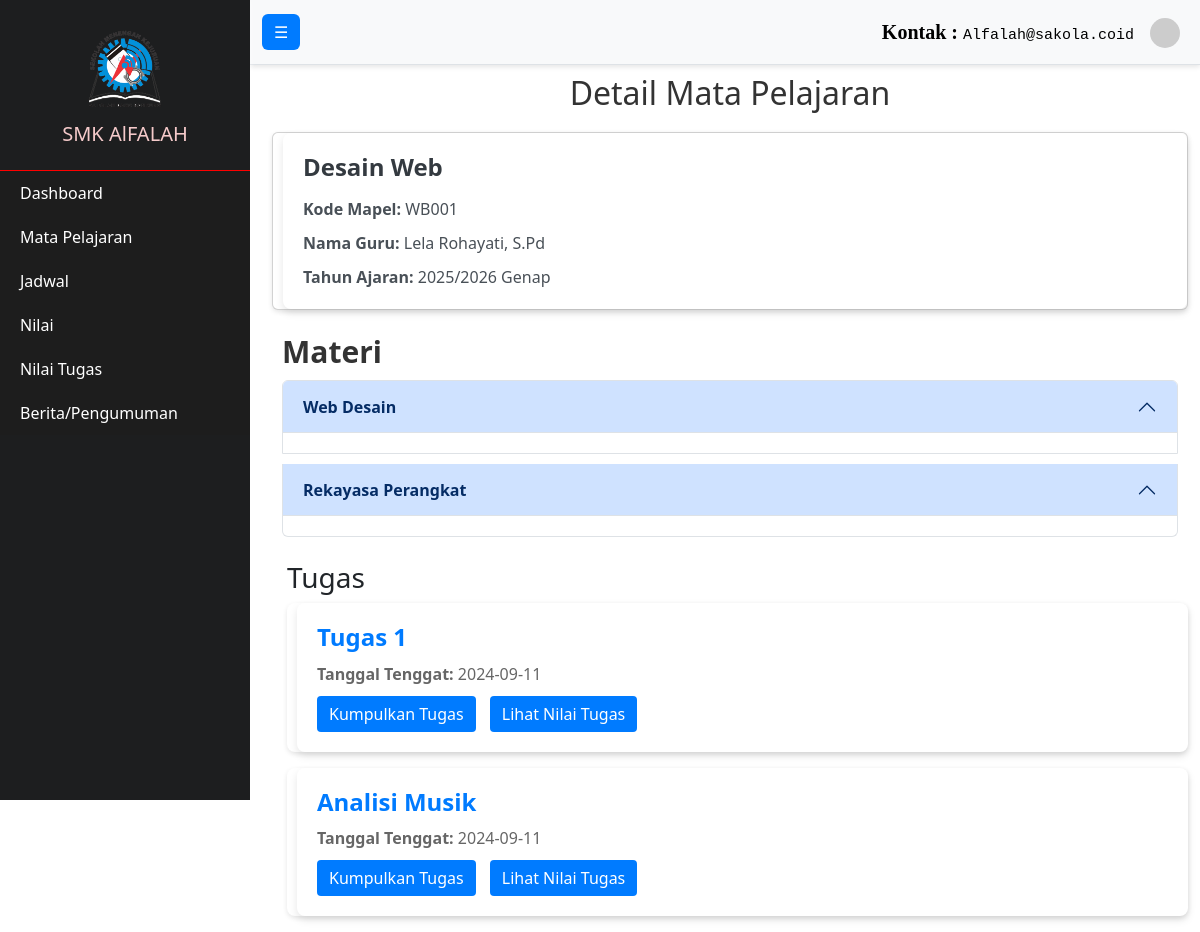
Before: /Siswa/detail_mapel.php?kode_mapel=WB001 (signed in) with the older database file.
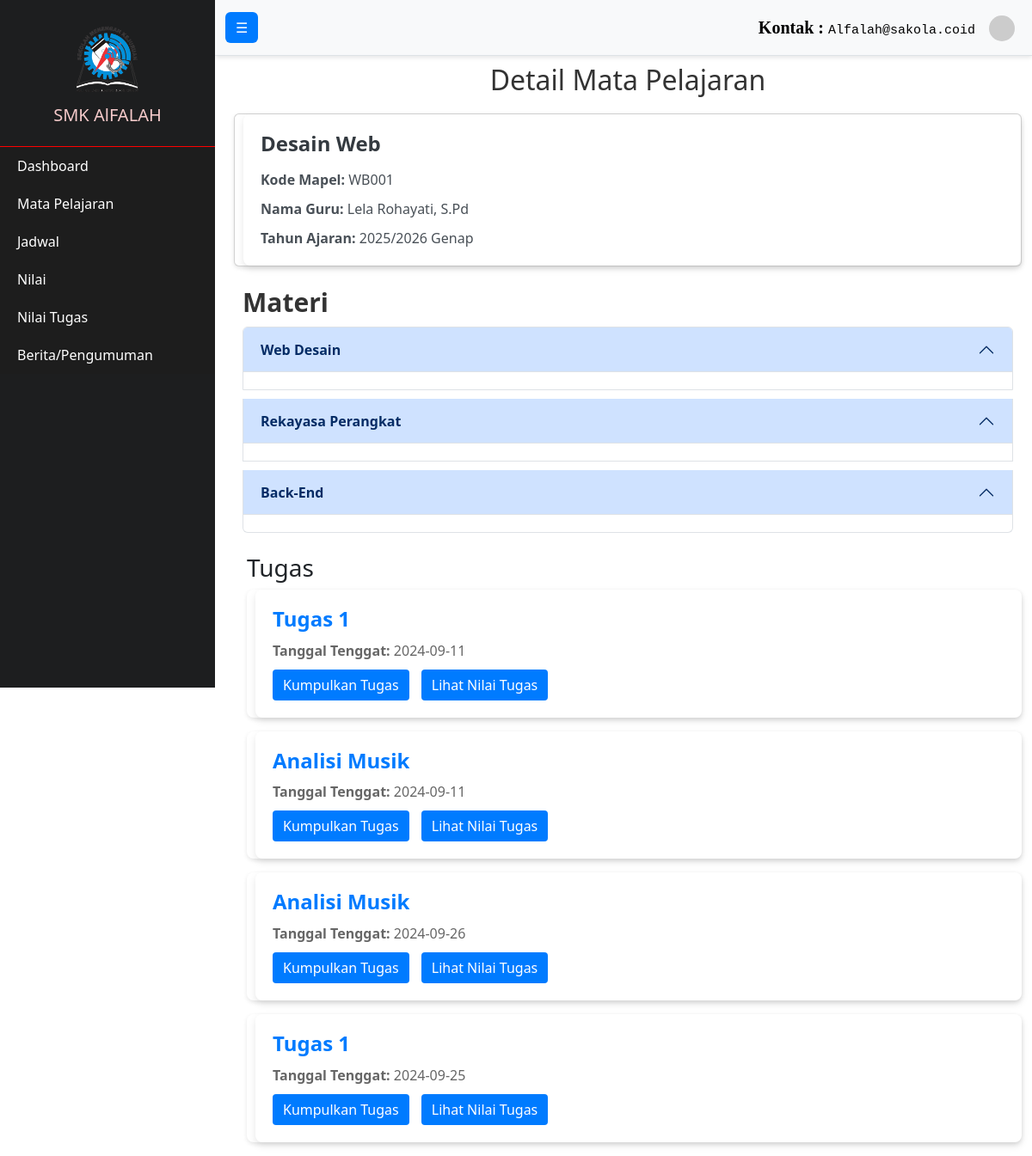
After: the same page with the newer database file.
### tables this page shows
CREATE TABLE `topik` (
  `topik_id` int(11) NOT NULL,
  `nama_topik` varchar(255) NOT NULL,
  `kode_mapel` varchar(50) DEFAULT NULL,
  `id_kelas` int(11) DEFAULT NULL
);

CREATE TABLE `tugas` (
  `id_tugas` int(11) NOT NULL,
  `judul` varchar(255) NOT NULL,
  `keterangan` text DEFAULT NULL,
  `opsi_tugas` varchar(100) DEFAULT NULL,
  `tanggal_tenggat` date DEFAULT NULL,
  `topik_id` int(11) DEFAULT NULL,
  `id_kelas` int(11) DEFAULT NULL,
  `kode_mapel` varchar(50) DEFAULT NULL
);

### Siswa/detail_mapel.php (the view, shortened to what this page needs)
<!DOCTYPE html>
<html lang="en">
<head>
    <link href="https://cdn.jsdelivr.net/npm/bootstrap@5.3.0/dist/css/bootstrap.min.css" rel="stylesheet">
    <link rel="stylesheet" href="../css/detailSiswa.css">
</head>
<body>
<?php
include '../navbar/navSiswa.php';
include '../db.php';
$kode_mapel = $_GET['kode_mapel'];
$nis_siswa = $_SESSION['nis_siswa'];
$query_kelas = "
    SELECT siswa.nis, siswa.id_kelas, kelas.id_kelas, tahun_ajaran.id_tahun_ajaran, tahun_ajaran.tahun_ajaran
    FROM siswa
    JOIN kelas ON siswa.id_kelas = kelas.id_kelas
    JOIN tahun_ajaran ON tahun_ajaran.id_tahun_ajaran = kelas.id_tahun_ajaran
    WHERE nis = '$nis_siswa'
";
$result_kelas = mysqli_query($conn, $query_kelas);
$row_kelas = mysqli_fetch_assoc($result_kelas);
$id_kelas = $row_kelas['id_kelas'];
$query_mapel = "
    SELECT mp.kode_mapel, mp.nama_mapel,
           (SELECT nip FROM jadwal WHERE kode_mapel = mp.kode_mapel AND id_kelas = '$id_kelas' LIMIT 1) AS nip_guru
    FROM mata_pelajaran mp
    WHERE mp.kode_mapel = '$kode_mapel'
    LIMIT 1
";
$result_mapel = mysqli_query($conn, $query_mapel);
$row_mapel = mysqli_fetch_assoc($result_mapel);
$nip_guru = $row_mapel['nip_guru'];
$query_guru = "
    SELECT nama_guru
    FROM guru
    WHERE nip = '$nip_guru'
";
$result_guru = mysqli_query($conn, $query_guru);
$row_guru = mysqli_fetch_assoc($result_guru);
$query_topik = "
    SELECT t.topik_id, t.nama_topik
    FROM topik t
    WHERE t.kode_mapel = '$kode_mapel' AND t.id_kelas = $id_kelas
    ORDER BY t.topik_id
";
$result_topik = mysqli_query($conn, $query_topik);
$query_tugas = "
    SELECT t.id_tugas, t.judul, t.keterangan, t.tanggal_tenggat, t.opsi_tugas, t.topik_id
    FROM tugas t
    WHERE t.kode_mapel = '$kode_mapel' AND t.id_kelas = $id_kelas
";
$result_tugas = mysqli_query($conn, $query_tugas);
?>
<div id="mainContent" class="container mt-4">
    <h2>Detail Mata Pelajaran</h2>
    <div class="card mb-4">
        <div class="card-body">
            <h5 class="card-title"><?php echo htmlspecialchars($row_mapel['nama_mapel']); ?></h5>
            <p class="card-text"><strong>Kode Mapel:</strong> <?php echo htmlspecialchars($row_mapel['kode_mapel']); ?></p>
            <p class="card-text"><strong>Nama Guru:</strong> <?php echo htmlspecialchars($row_guru['nama_guru']); ?></p>
            <p class="card-text"><strong>Tahun Ajaran:</strong> <?php echo htmlspecialchars($row_kelas['tahun_ajaran']); ?></p>
        </div>
    </div>
    <div class="accordion" id="accordionExample">
        <h3>Materi</h3>
        <?php
        while ($row_topik = mysqli_fetch_assoc($result_topik)) {
            $topik_id = $row_topik['topik_id'];
            ?>
            <div class="accordion-item">
                <h2 class="accordion-header" id="heading<?php echo $topik_id; ?>">
                    <button class="accordion-button" type="button" data-bs-toggle="collapse" data-bs-target="#collapse<?php echo $topik_id; ?>" aria-expanded="true" aria-controls="collapse<?php echo $topik_id; ?>">
                        <?php echo htmlspecialchars($row_topik['nama_topik']); ?>
                    </button>
                </h2>
            </div>
            <?php
        }
        ?>
    </div>
    <section class="tugas mt-4">
        <h3>Tugas</h3>
        <?php if ($result_tugas && mysqli_num_rows($result_tugas) > 0): ?>
            <?php while ($row_tugas = mysqli_fetch_assoc($result_tugas)): ?>
                <div class="card mb-3">
                    <div class="card-body">
                        <h5 class="card-title"><?php echo htmlspecialchars($row_tugas['judul']); ?></h5>
                        <p class="card-text"><strong>Tanggal Tenggat:</strong> <?php echo htmlspecialchars($row_tugas['tanggal_tenggat']); ?></p>
                        <?php if ($row_tugas['opsi_tugas'] == 'teks'): ?>
                            <button type="button" class="btn btn-primary" data-bs-toggle="modal" data-bs-target="#submitTugasModal<?php echo $row_tugas['id_tugas']; ?>">Kumpulkan Tugas</button>
                            <a href="#" class="btn btn-primary">Lihat Nilai Tugas</a>
                        <?php elseif ($row_tugas['opsi_tugas'] == 'upload'): ?>
                            <button type="button" class="btn btn-primary" data-bs-toggle="modal" data-bs-target="#uploadTugasModal<?php echo $row_tugas['id_tugas']; ?>">Kumpulkan Tugas</button>
                            <a href="#" class="btn btn-primary">Lihat Nilai Tugas</a>
                        <?php endif; ?>
                    </div>
                </div>
            <?php endwhile; ?>
        <?php else: ?>
            <p>Belum ada tugas untuk mata pelajaran ini.</p>
        <?php endif; ?>
    </section>
</div>
</body>
</html>

Changed rows visible on the page:
added topik: nama_topik "Back-End"
added tugas: judul "Analisi Musik", tanggal_tenggat "2024-09-26"
added tugas: judul "Tugas 1", tanggal_tenggat "2024-09-25"
